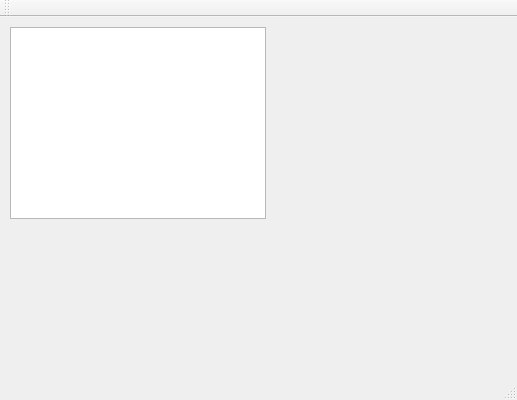
<?xml version="1.0" encoding="UTF-8"?>
<ui version="4.0">
 <class>GUIClass</class>
 <widget class="QMainWindow" name="GUIClass">
  <property name="geometry">
   <rect>
    <x>0</x>
    <y>0</y>
    <width>517</width>
    <height>400</height>
   </rect>
  </property>
  <property name="windowTitle">
   <string>GUI</string>
  </property>
  <widget class="QWidget" name="centralWidget">
   <widget class="QListWidget" name="weatherListWidget">
    <property name="geometry">
     <rect>
      <x>10</x>
      <y>10</y>
      <width>256</width>
      <height>192</height>
     </rect>
    </property>
   </widget>
  </widget>
  <widget class="QMenuBar" name="menuBar">
   <property name="geometry">
    <rect>
     <x>0</x>
     <y>0</y>
     <width>517</width>
     <height>22</height>
    </rect>
   </property>
  </widget>
  <widget class="QToolBar" name="mainToolBar">
   <attribute name="toolBarArea">
    <enum>TopToolBarArea</enum>
   </attribute>
   <attribute name="toolBarBreak">
    <bool>false</bool>
   </attribute>
  </widget>
  <widget class="QStatusBar" name="statusBar"/>
 </widget>
 <layoutdefault spacing="6" margin="11"/>
 <resources>
  <include location="GUI.qrc"/>
 </resources>
 <connections/>
</ui>
